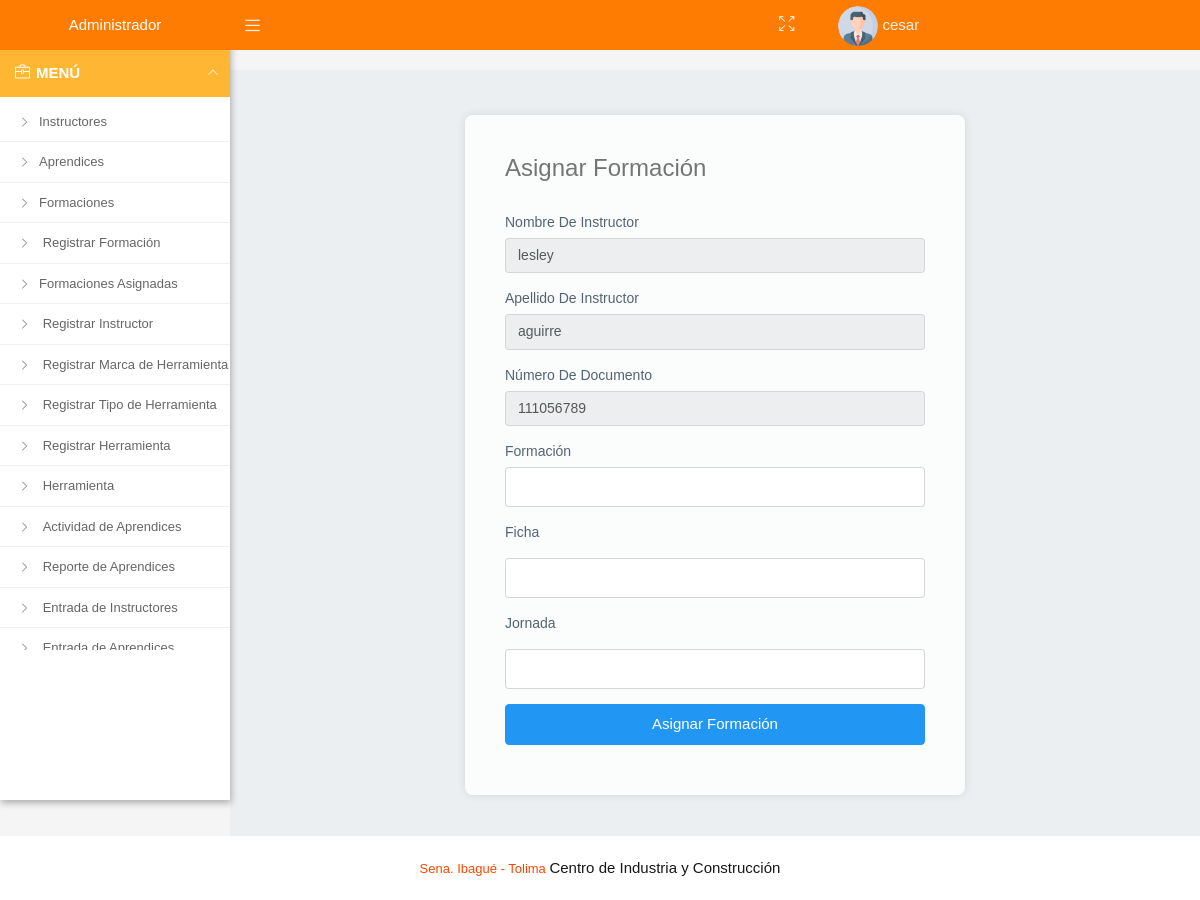
The app's page /public/admin/asigna.php?documento=111056789 (signed in) with its own data.
### tables this page shows
CREATE TABLE `usuario` (
  `documento` bigint(11) NOT NULL,
  `id_tp_docu` tinyint(4) NOT NULL,
  `nombre` text NOT NULL,
  `apellido` text NOT NULL,
  `contrasena` varchar(255) NOT NULL,
  `correo` varchar(40) NOT NULL,
  `codigo_barras` varchar(500) NOT NULL,
  `fecha_registro` date NOT NULL,
  `terminos` enum('si','no','','') NOT NULL,
  `id_rol` tinyint(4) NOT NULL,
  `id_esta_usu` tinyint(4) NOT NULL,
  `nit_empre` varchar(12) NOT NULL
);

### public/admin/asigna.php (the view, shortened to what this page needs)
<?php
require_once 'template.php';
$columnas = [];
if (isset($_GET['documento'])) {
    $consulta_tipo = $conn->prepare("SELECT usuario.nombre, usuario.apellido, usuario.documento, usuario.correo, usuario.codigo_barras, empresa.nit_empre, empresa.nom_empre FROM usuario INNER JOIN empresa ON empresa.nit_empre = usuario.nit_empre WHERE usuario.documento = :documento;");
    $consulta_tipo->bindParam(':documento', $_GET['documento']);
    $consulta_tipo->execute();
    $columnas = $consulta_tipo->fetch(PDO::FETCH_ASSOC);
}
?>
<div class="content-wrapper">
    <div class="container-fluid">
        <div class="tab-list">
            <div class="row">
                <div class="col-lg-12 p-0">
                    <div class="card-header">
                        <div class="content-body container-table">
                            <div class="container-fluid">
                                <div class="row">
                                    <div class="registro_container">
                                        <form class="registro_form" action="asigna.php" name="formRegister" autocomplete="off" method="POST" class="formulario" id="formulario">
                                            <h1>Asignar Formación</h1>
                                            <br>
                                            <div class="form-group">
                                                <label>Nombre de Instructor</label>
                                                <input type="text" placeholder="" class="form-control" value="<?php echo htmlspecialchars($columnas['nombre'] ?? '', ENT_QUOTES); ?>" name="nombre" title="Debe ser de 15 letras" required oninput="validarLetras(this)" minlength="6" maxlength="12" readonly>
                                            </div>
                                            <div class="form-group">
                                                <label>Apellido de Instructor</label>
                                                <input type="text" placeholder="" class="form-control" value="<?php echo htmlspecialchars($columnas['apellido'] ?? '', ENT_QUOTES); ?>" name="apellido" title="Debe ser de 15 letras" required oninput="validarLetras(this)" minlength="6" maxlength="12" readonly>
                                            </div>
                                            <div class="form-group">
                                                <label>Número de Documento</label>
                                                <input type="text" placeholder="Ingrese Documento de Administrador" class="form-control" value="<?php echo htmlspecialchars($columnas['documento'] ?? '', ENT_QUOTES); ?>" name="documento" title="Debe ser de 10 dígitos" required onkeyup="espacios(this)" minlength="7" maxlength="10" readonly>
                                            </div>
                                            <div class="form-group">
                                                <label for="nom_forma">Formación</label>
                                                <select name="nom_forma" id="nom_forma" class="form-control">
                                                </select>
                                            </div>
                                            <div class="form-group" id="ficha-group">
                                                <label for="ficha" class="form-group">Ficha</label>
                                                <select name="ficha" id="ficha" class="form-control"></select>
                                            </div>
                                            <div class="form-group" id="tp_jornada-group">
                                                <label for="tp_jornada" class="form-group">Jornada</label>
                                                <select id="tp_jornada" name="tp_jornada" class="form-control"></select>
                                            </div>
                                            <input type="submit" name="MM_register" value="Asignar Formación" class="btn-primary">
                                        </form>
                                    </div>
                                </div>
                            </div>
                        </div>
                    </div>
                </div>
            </div>
        </div>
    </div>
</div>

### assets/css/responsive.css (style rules this page uses)
@media only screen and (max-width: 1564px) { h1 { font-size: 1.5rem; } }

### assets/css/style.css (style rules this page uses)
body { font-family: 'Roboto', sans-serif; color: #000000; background-color: #ffffff; }

### public/css/estilos.css (style rules this page uses)
body { font-family: 'Poppins', sans-serif; margin: 0; padding: 0; background-color: #f5f5f5; padding-top: 20px; padding-bottom: 60px; }
.form-group { margin-bottom: 15px; }
label { display: block; margin-bottom: 5px; }
input { width: 100%; padding: 8px; box-sizing: border-box; border: 1px solid #ccc; border-radius: 4px; margin-bottom: 10px; }
.registro_container { padding: 5px; display: flex; justify-content: center; align-items: flex-start; height: auto; flex-wrap: wrap; }
.registro_form { background-color: rgba(255, 255, 255, 0.8); padding: 40px; border-radius: 8px; box-shadow: 0 0 10px rgba(0, 0, 0, 0.1); margin: 20px; flex: 1 1 300px; max-width: 500px; }

### assets/css/generic-class.css (style rules this page uses)
.p-0 { padding: 0 !important; }

### assets/css/menu.css (style rules this page uses)
.fixed .content-wrapper { margin-top: 50px; }
.content-wrapper { height: 100%; background-color: #ebeff2; margin-left: 230px; z-index: 820; -webkit-transition: all 0.3s ease-in-out; -moz-transition: all 0.3s ease-in-out; -ms-transition: all 0.3s ease-in-out; transition: all 0.3s ease-in-out; }

### records on screen
usuario: nombre "lesley", apellido "aguirre", documento "111056789"

### other values on screen
$_SESSION['nombre'] "cesar"
